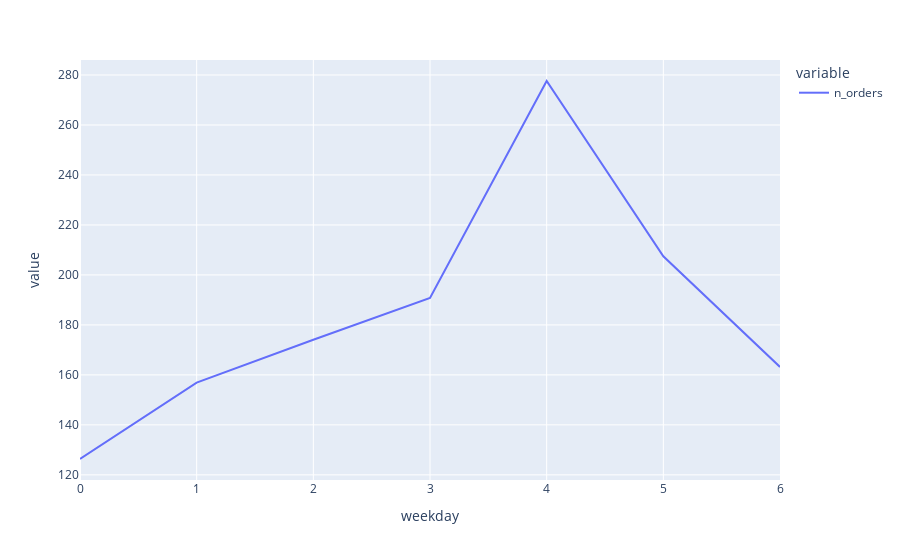

Here is the notebook cell this chart was saved with:
### Markdown cell above
La série décrit le nombre de commandes livrées par jour du 02 janvier 2020 au 15 octobre 2021 soit jours. On observe une forte saisonalité sur les jours de la semaine. Une modélisation par un modèle SARIMA peut être envisagé.

### Code cell
ts["weekday"] = ts.index.weekday
order_by_weekday = ts.groupby("weekday").mean()
order_by_weekday.plot()

### Figure 1 — Plotly figure (JSON) as saved in the notebook; plotly's stock layout.template omitted (floating-point values rounded to 4 significant figures)
{"data": [{"hovertemplate": "variable=n_orders<br>weekday=%{x}<br>value=%{y}<extra></extra>", "legendgroup": "n_orders", "line": {"color": "#636efa", "dash": "solid"}, "mode": "lines", "name": "n_orders", "orientation": "v", "showlegend": true, "type": "scatter", "x": [0, 1, 2, 3, 4, 5, 6], "xaxis": "x", "y": [126.3, 156.9, 174.0, 190.8, 277.6, 207.4, 163.2], "yaxis": "y"}], "layout": {"legend": {"title": {"text": "variable"}, "tracegroupgap": 0}, "margin": {"t": 60}, "xaxis": {"anchor": "y", "domain": [0, 1], "title": {"text": "weekday"}}, "yaxis": {"anchor": "x", "domain": [0, 1], "title": {"text": "value"}}}}
